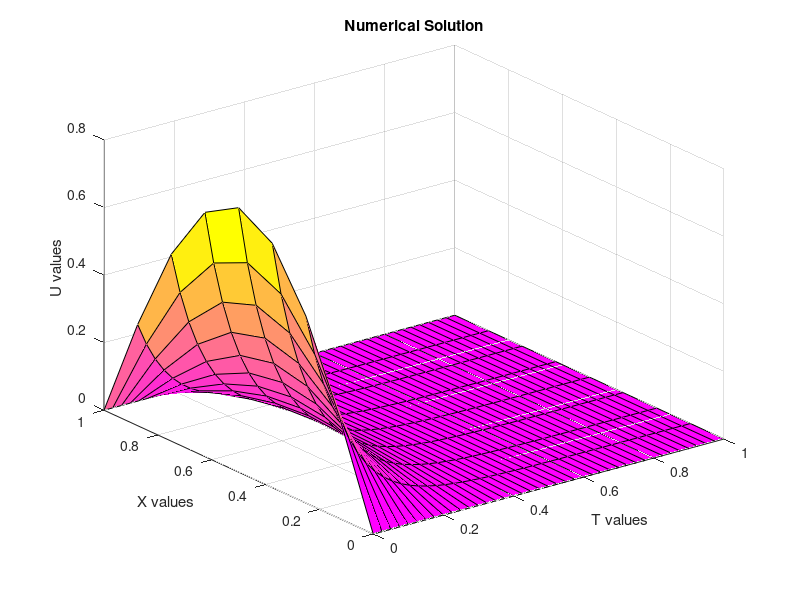
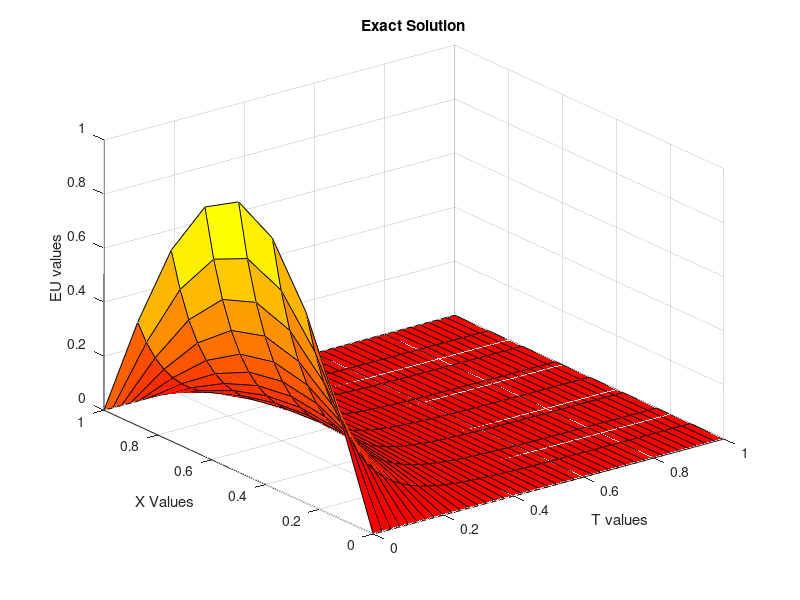
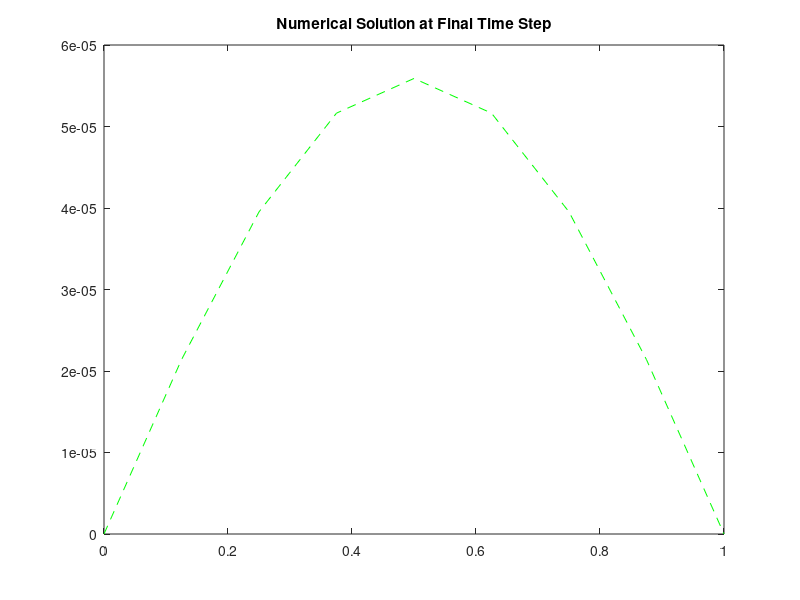
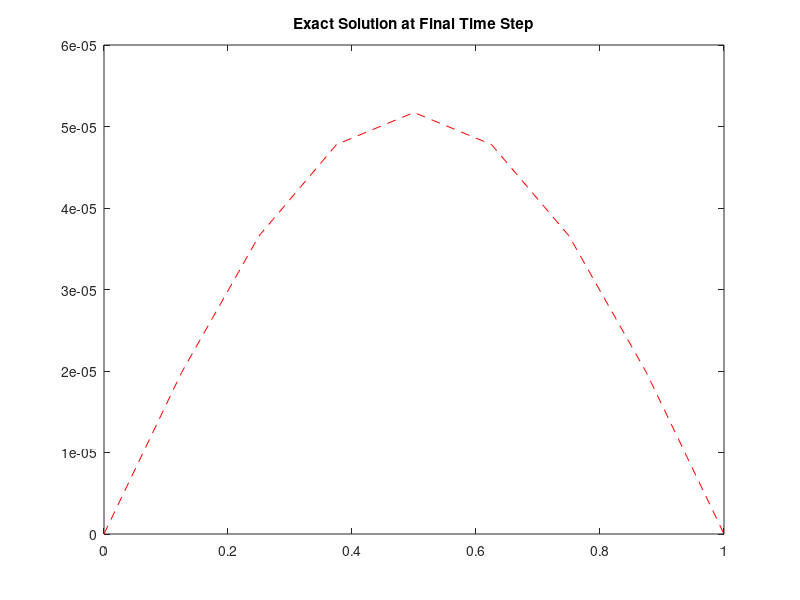

MATLAB code for these plots, in order:
% Name - KSHITIJ BAHUKHANDI
% Roll Number=SAU/AM(M)/2023/06
% Two-Level Explicit & Implicit Scheme
% Uxx=Ut, % U(x,t)=exp(-pi*pi*t)*sin(pi*x)
% Theta=1/2 (Crandall's Scheme)
% SOUTH ASIAN UNIVERSITY
% Lab File=10
%-----------------------------------------
clear all; % clear all variables in memory
LAM=1.6; X0=0.0; XF=1.0; T0=0.0; TF=1.0;
LL=8;
% LL=16, LL=32, LL=64
H=1.0/LL;
K=LAM*H*H;
%JJ=(TF-T0)/K;
JJ=40; % JJ=160, JJ=640, JJ=2560, %Solution at t=1
disp('Numerical Solution of 1D Heat Conduction Equation');
disp(' ');
fprintf('LL=%4.2f, K=%6.4f, LAM=%6.2f \n', LL, K, LAM);
disp(' ');
% Dimensions
X = zeros(1, LL+1); T = zeros(1, JJ+1);
SUB = zeros(1, LL+1); DIAG = zeros(1, LL+1);
SUP = zeros(1, LL+1); RH = zeros(1, LL+1);
U = zeros(LL+1, JJ+1); EU = zeros(LL+1, JJ+1);
% Formation of Nodal Points
for L = 1:LL+1
X(L) = (L-1)*H;
end
for J = 1:JJ+1
T(J) = (J-1)*K;
end
% Exact Solution & RHS function
for L = 1:LL+1
for J = 1:JJ+1
EU(L, J) = exp(-pi*pi*T(J)) * sin(pi*X(L));
end
end
% Initial conditions
for L = 1:LL+1
U(L, 1) = EU(L, 1);
end
% Boundary conditions
for J = 2:JJ+1
U(1, J) = EU(1, J);
U(LL+1, J) = EU(LL+1, J);
end
% Solution at advanced time level
tic % CPU time starts
for J = 1:JJ
% Solution at Internal grid points at each time level
for L = 2:LL
R0 = U(L, J);
R1 = U(L+1, J);
R2 = U(L-1, J);
SUB(L) = -0.5 * LAM;
DIAG(L) = 1 + LAM;
SUP(L) = -0.5 * LAM;
RH(L) = 0.5 * LAM * R1 + (1 - LAM) * R0 + 0.5 * LAM * R2;
end
RH(2) = RH(2) - SUB(2) * U(1, J+1);
RH(LL) = RH(LL) - SUP(LL) * U(LL+1, J+1);
SUB(2) = 0.0;
SUP(LL) = 0.0;
% Tri-diagonal solver
SUP(2) = SUP(2) / DIAG(2);
RH(2) = RH(2) / DIAG(2);
for L = 3:LL-1
SUP(L) = SUP(L) / (DIAG(L) - SUB(L) * SUP(L-1));
end
for L = 3:LL
RH(L) = (RH(L) - SUB(L) * RH(L-1)) / (DIAG(L) - SUB(L) * SUP(L-1));
end
U(LL, J+1) = RH(LL);
for L = 2:LL-1
U(LL-L+1, J+1) = RH(LL-L+1) - SUP(LL-L+1) * U(LL-L+2, J+1);
end
% Calculate Errors
MAU = 0.0; RMU = 0.0;
for L = 2:LL
ERU = abs(U(L, J+1) - EU(L, J+1));
RMU = RMU + ERU^2;
if MAU <= ERU
MAU = ERU;
end
end
RMU = sqrt(RMU / (LL-1));
% Print errors
fprintf('T=%6.4f, MAU=%10.4e, RMU=%10.4e\n', J*K, MAU, RMU);
% Set New Initial conditions
for L = 1:LL+1
U(L, J) = U(L, J+1);
end
end
disp(' ');
toc % CPU time ends
% Plot the results
figure(1);
colormap spring;
surf(T, X, U);
xlabel('T values');
ylabel('X values');
zlabel('U values');
title('Numerical Solution');
figure(2);
colormap autumn;
surf(T, X, EU);
xlabel('T values');
ylabel('X Values');
zlabel('EU values');
title('Exact Solution');
figure(3);
plot(X, U(:,end), '--g');
title('Numerical Solution at Final Time Step');
figure(4);
plot(X, EU(:,end), '--r');
title('Exact Solution at Final Time Step');
% Plot at t=1
for L = 1:LL+1
US(L) = U(L, JJ+1);
EUS(L) = exp(-pi*pi) * sin(pi*X(L));
end
figure(5);
plot(X, US, '--g', X, EUS, '--r');
xlabel('X values');
ylabel('US values');
title('Numerical Vs Exact Solution at t=1');
